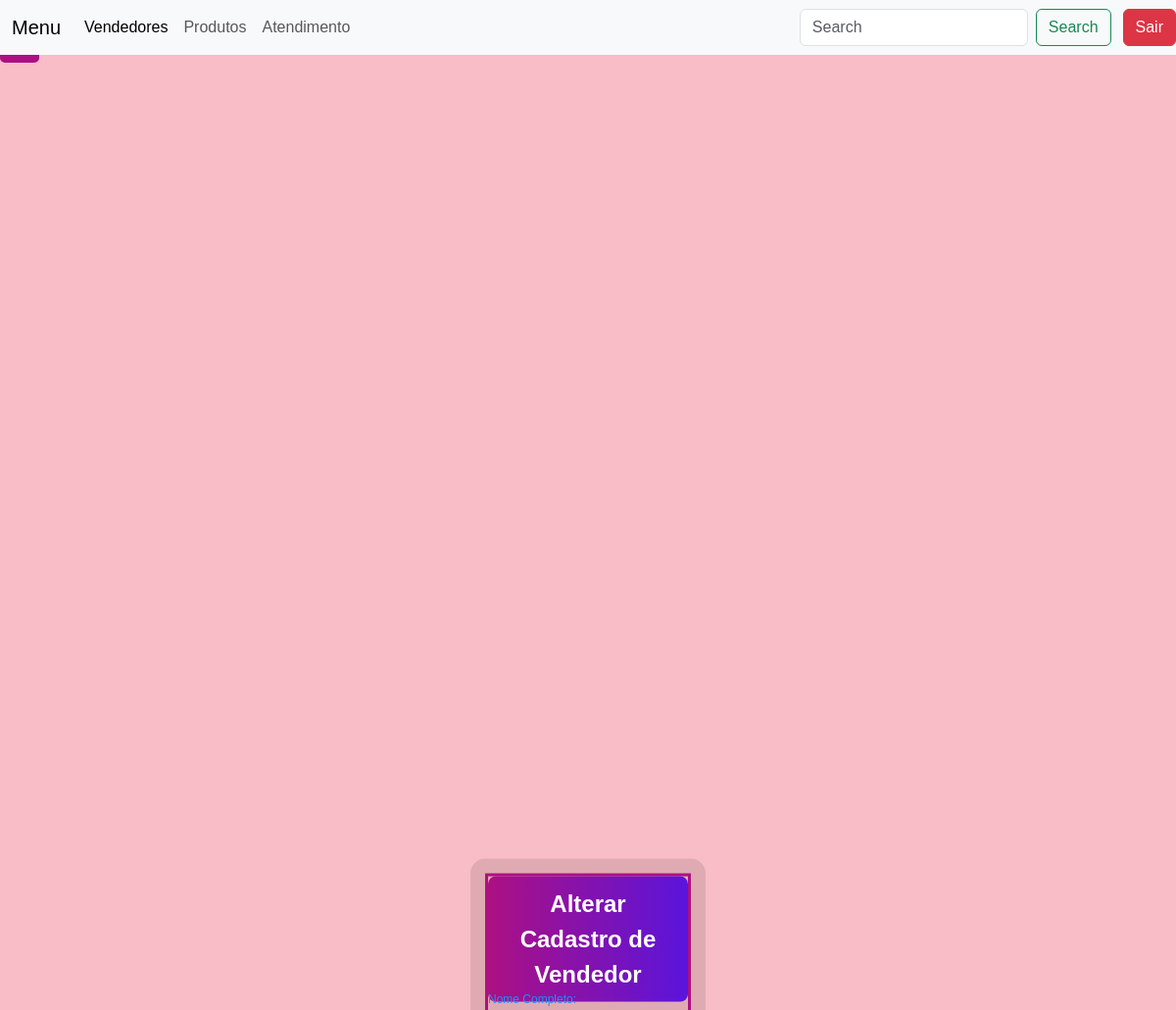
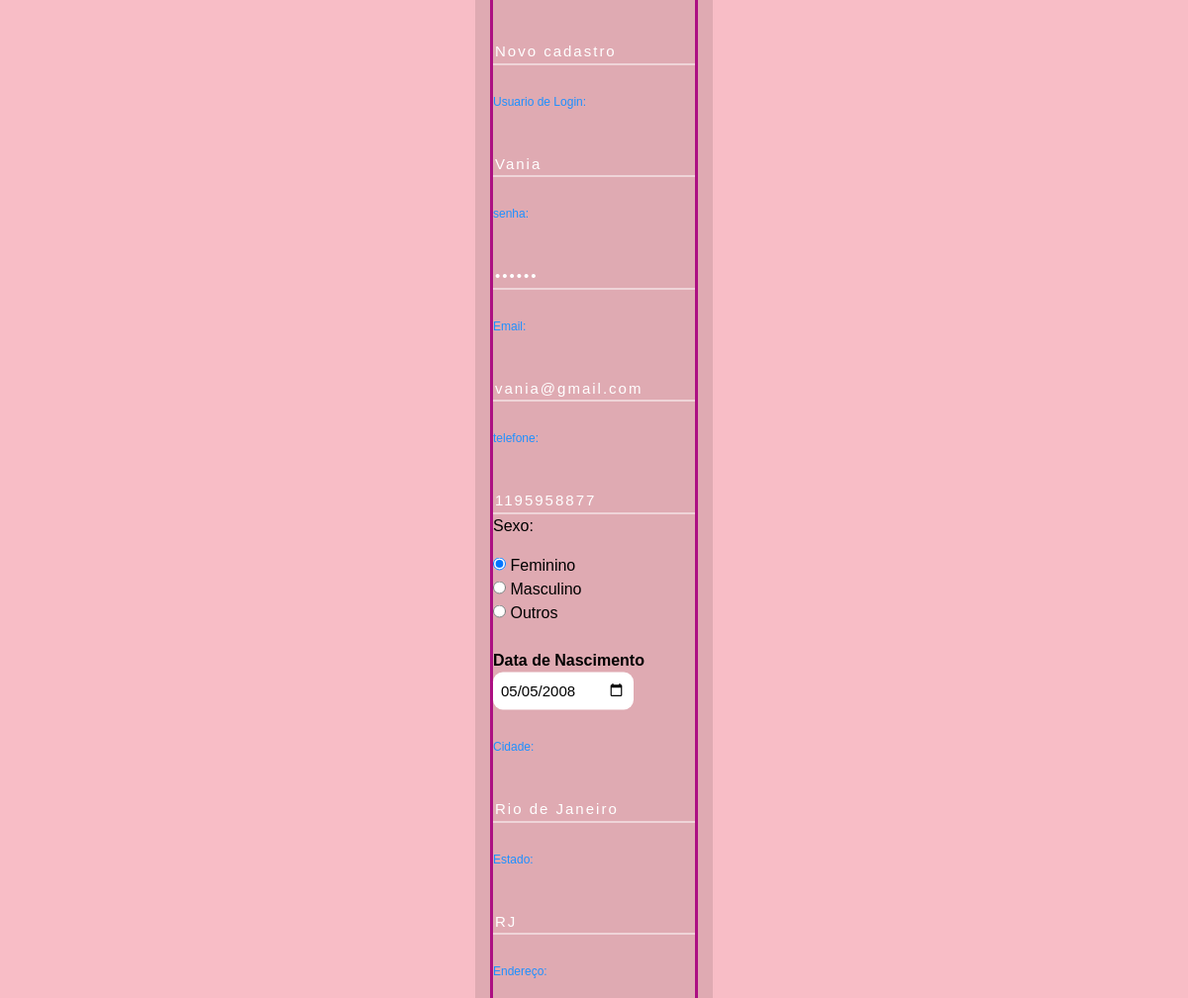
The app's page /edit.php?id=4 with its own data (2 pictures, top to bottom).
### tables this page shows
CREATE TABLE `formulariocadastro` (
  `id` int(11) NOT NULL,
  `nome` varchar(45) NOT NULL,
  `usuario` varchar(45) NOT NULL,
  `senha` varchar(45) NOT NULL,
  `email` varchar(110) NOT NULL,
  `telefone` varchar(15) NOT NULL,
  `sexo` varchar(15) NOT NULL,
  `data_nascimento` date NOT NULL,
  `cidade` varchar(45) NOT NULL,
  `estado` varchar(45) NOT NULL,
  `endereco` varchar(110) NOT NULL
);

### edit.php (the view, shortened to what this page needs)
<?php include("cabecalho.php")?>
<?php
    include_once('config.php');
    if(!empty($_GET['id']))
    {
        $id = $_GET['id'];
        $sqlSelect = "SELECT * FROM formulariocadastro WHERE id=$id";
        $result = $conexao->query($sqlSelect);
        if($result->num_rows > 0)
        {
            while($user_data = mysqli_fetch_assoc($result))
            {
                $nome = $user_data['nome'];
                $usuario = $user_data['usuario'];
                $senha = $user_data['senha'];
                $email = $user_data['email'];
                $telefone = $user_data['telefone'];
                $sexo = $user_data['sexo'];
                $data_nascimento = $user_data['data_nascimento'];
                $cidade = $user_data['cidade'];
                $estado = $user_data['estado'];
            }
        }
        else
        {
            header('Location: sistema.php');
        }
    }
    else
    {
        header('Location: sistema.php');
    }
?>
<!DOCTYPE html>
<html lang="en">
<head>
    <link rel="stylesheet" href="style.css">
</head>
<body>
<a href="sistema.php" >
</a>
    <div class="box">
        <form action="saveEdit.php" method="POST">
            <fieldset>
                <legend><b>Alterar Cadastro de Vendedor</b></legend>
                <br>
                <div class="inputBox">
                    <input type="text" name="nome" id="nome" class="inputUser" value="<?php echo $nome ?>" required>
                    <label for="nome" class="labelInput">Nome Completo:</label>
                </div>
                <br><br>
                <div class="inputBox">
                    <input type="text" name="usuario" id="usuario" class="inputUser" value="<?php echo $usuario ?>" required>
                    <label for="usuario" class="labelInput">Usuario de Login:</label>
                </div>
                <br><br>
                <div class="inputBox">
                    <input type="password" name="senha" id="senha" class="inputUser" value="<?php echo $senha ?>" required>
                    <label for="senha" class="labelInput">senha:</label>
                </div>
                <br><br>
                <div class="inputBox">
                    <input type="text" name="email" id="email" class="inputUser" value="<?php echo $email ?>" required>
                    <label for="email" class="labelInput">Email:</label>
                </div>
                <br><br>
                <div class="inputBox">
                    <input type="tel" name="telefone" id="telefone" class="inputUser" value="<?php echo $telefone ?>" required>
                    <label for="telefone" class="labelInput">telefone:</label>
                </div>
                <p>Sexo:</p>
                   <input type="radio" id="feminino" name="genero" value="feminino" <?php echo $sexo == 'feminino' ? 'checked' : ''?> required>
                   <label for="feminino">Feminino</label>
                <br>
                   <input type="radio" id="masculino" name="genero" value="masculino" <?php echo $sexo == 'masculino' ? 'checked' : ''?> required>
                 <label for="masculino">Masculino</label>
                <br>
                  <input type="radio" id="outros" name="genero" value="outros" <?php echo $sexo == 'outros' ? 'checked' : '' ?> required>
                   <label for="outros">Outros</label>
                <br><br>
                 <label for="data_nascimento"><b>Data de Nascimento</b></label>
                  <input type="date" name="data_nascimento" id="data_nascimento" value="<?php echo $data_nascimento ?>" required>
                <br><br><br>
                <div class="inputBox">
                    <input type="text" name="cidade" id="cidade" class="inputUser" value="<?php echo $cidade ?>" required>
                    <label for="cidade" class="labelInput">Cidade:</label>
                </div>
                <br><br>
                <div class="inputBox">
                    <input type="text" name="estado" id="estado" class="inputUser" value="<?php echo $estado ?>" required>
                    <label for="estado" class="labelInput">Estado:</label>
                </div>
                <br><br>
                <div class="inputBox">
                    <label for="endereco" class="labelInput">Endereço:</label>
                </div>
                <br>
            </fieldset>
        </form>
    </div>
</body>
</html>

### style.css (style rules this page uses)
body { font-family: Arial, Helvetica, sans-serif; background-color: #f8bdc6; }
.box { position: absolute; top: 75%; left: 50%; transform: translate(-50%,-50%); border-radius: 15px; color: black; background-color: rgba(0, 0, 0, 0.1); padding: 15px; border-radius: 15px; width: 20%; }
fieldset { border: 3px solid rgb(172, 16, 130); }
legend { border: 1px rgb(30, 79, 255); padding: 10px; text-align: center; background-image: linear-gradient(to right, rgb(172, 16, 130), rgb(90,20,220)); border-radius: 8px; color: white; }
.inputBox { position: relative; }
.inputUser { margin-top: 40PX; background: none; border: none; border-bottom: 1px solid white; outline: none; color: white; font-size: 15px; width: 100%; letter-spacing: 2px; }
.labelInput { position: absolute; top: 0px; left: 0px; pointer-events: none; transition: .5s; }
.inputUser:focus ~ .labelInput, .inputUser:valid ~ .labelInput { top:-20px; font-size: 12px; color: dodgerblue; }
#data_nascimento { border: none; padding: 8px; border-radius: 10px; outline: none; font-size: 15px; }

### records on screen
formulariocadastro: nome "Novo cadastro", usuario "Vania", email "vania@gmail.com", telefone "1195958877", sexo "☑ Feminino", sexo "☐ Masculino", sexo "☐ Outros", data_nascimento "05/05/2008", cidade "Rio de Janeiro", estado "RJ"
